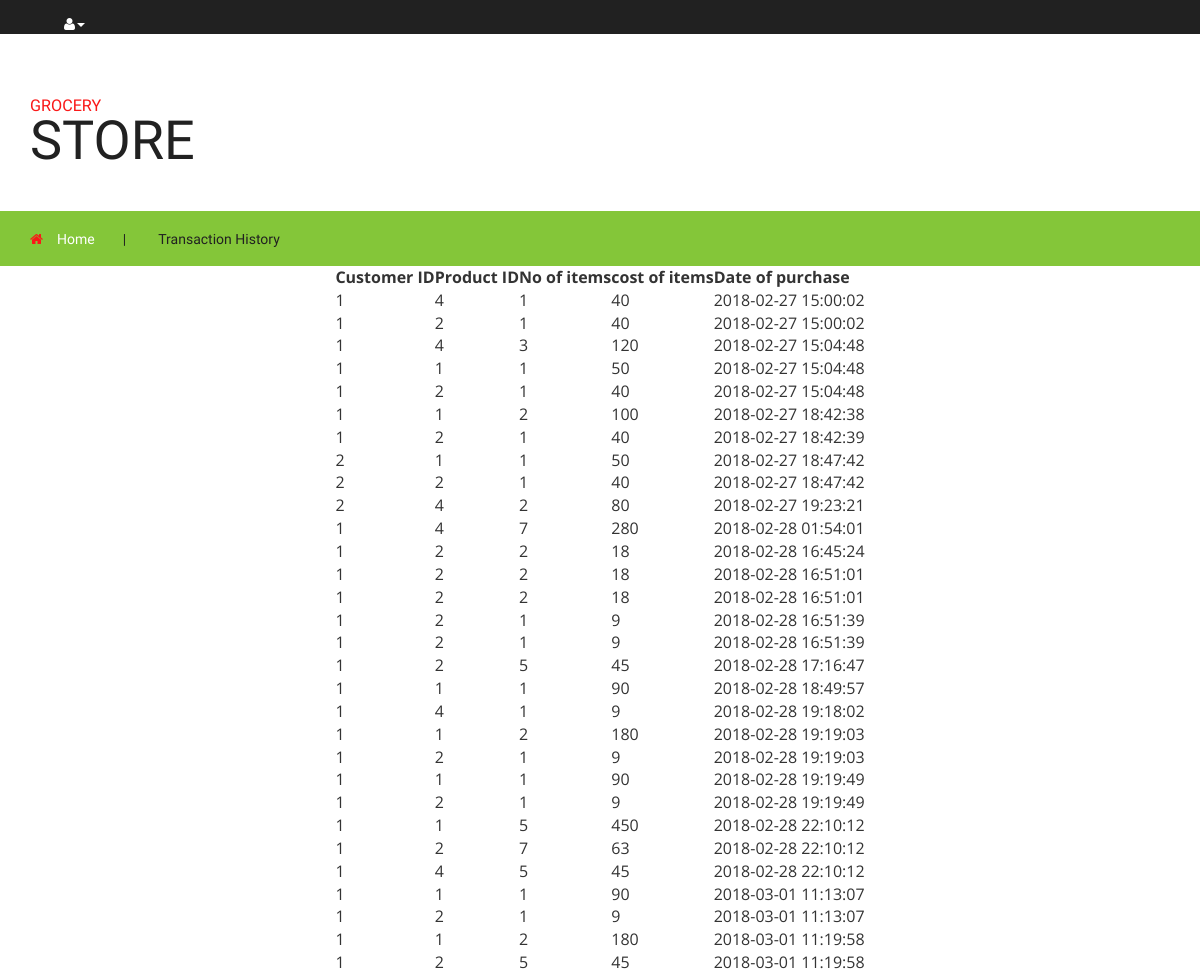
Screenshot of /src/Admin/All_transactions.php with the database file from the repository.
### tables this page shows
CREATE TABLE `purchase` (
  `pcid` int(10) NOT NULL,
  `ppid` int(10) NOT NULL,
  `no_of_items` int(10) NOT NULL,
  `cost_of_items` int(10) NOT NULL,
  `date_time` datetime NOT NULL
);

### src/Admin/All_transactions.php (the view, shortened to what this page needs)
<!DOCTYPE html>
<html>
<head>
<link href="css/bootstrap.css" rel="stylesheet" type="text/css" media="all" />
<link href="css/style.css" rel="stylesheet" type="text/css" media="all" />
<link href="css/font-awesome.css" rel="stylesheet" type="text/css" media="all" />
</head>
<body>
   <div class="agileits_header">
      <div class="w3l_header_right">
         <ul>
            <li class="dropdown profile_details_drop">
               <a href="#" class="dropdown-toggle" data-toggle="dropdown"><i class="fa fa-user" aria-hidden="true"></i><span class="caret"></span></a>
            </li>
         </ul>
      </div>
      <div class="clearfix"> </div>
   </div>
   <div class="logo_products">
      <div class="container">
         <div class="w3ls_logo_products_left">
            <h1><a href="index.html"><span>Grocery</span> Store</a></h1>
         </div>
         <div class="clearfix"> </div>
      </div>
   </div>
   <div class="products-breadcrumb">
      <div class="container">
         <ul>
            <li><i class="fa fa-home" aria-hidden="true"></i><a href="manager_logged.php">Home</a><span>|</span></li>
            <li>Transaction History</li>
         </ul>
      </div>
   </div>
   <?php
   $db="grocery";
   $connect = mysqli_connect('localhost','root','',$db);
   $query = mysqli_query($connect,"SELECT * FROM purchase where cost_of_items>0");
      echo "<center>";
      ?><table cellpadding="45" cellspacing="45">
         <?php
      echo "<tr>";
      echo "<th>"; echo "Customer ID"; echo "</th>";
      echo "<th>"; echo "Product ID"; echo "</th>";
      echo "<th>"; echo "No of items"; echo "</th>";
      echo "<th>"; echo "cost of items"; echo "</th>";
      echo "<th>"; echo "Date of purchase"; echo "</th>";
      echo "</tr>";
 while ($row = mysqli_fetch_array ($query)) {
      echo "<tr>";
      echo "<td>"; echo $row["pcid"]; echo "</td>";
      echo "<td>"; echo $row["ppid"]; echo "</td>";
      echo "<td>"; echo $row["no_of_items"]; echo "</td>";
      echo "<td>"; echo $row["cost_of_items"]; echo "</td>";
      echo "<td>"; echo $row["date_time"]; echo "</td>";
      echo "</tr>";
  }
  echo "</table>";
  echo "</center>";
?>
</body>
</html>

### rows the page displays
purchase: pcid "1", ppid "4", no_of_items "1", cost_of_items "40", date_time "2018-02-27 15:00:02"
purchase: pcid "1", ppid "2", no_of_items "1", cost_of_items "40", date_time "2018-02-27 15:00:02"
purchase: pcid "1", ppid "4", no_of_items "3", cost_of_items "120", date_time "2018-02-27 15:04:48"
purchase: pcid "1", ppid "1", no_of_items "1", cost_of_items "50", date_time "2018-02-27 15:04:48"
purchase: pcid "1", ppid "2", no_of_items "1", cost_of_items "40", date_time "2018-02-27 15:04:48"
purchase: pcid "1", ppid "1", no_of_items "2", cost_of_items "100", date_time "2018-02-27 18:42:38"
purchase: pcid "1", ppid "2", no_of_items "1", cost_of_items "40", date_time "2018-02-27 18:42:39"
purchase: pcid "2", ppid "1", no_of_items "1", cost_of_items "50", date_time "2018-02-27 18:47:42"
purchase: pcid "2", ppid "2", no_of_items "1", cost_of_items "40", date_time "2018-02-27 18:47:42"
purchase: pcid "2", ppid "4", no_of_items "2", cost_of_items "80", date_time "2018-02-27 19:23:21"
purchase: pcid "1", ppid "4", no_of_items "7", cost_of_items "280", date_time "2018-02-28 01:54:01"
purchase: pcid "1", ppid "2", no_of_items "2", cost_of_items "18", date_time "2018-02-28 16:45:24"
purchase: pcid "1", ppid "2", no_of_items "2", cost_of_items "18", date_time "2018-02-28 16:51:01"
purchase: pcid "1", ppid "2", no_of_items "2", cost_of_items "18", date_time "2018-02-28 16:51:01"
purchase: pcid "1", ppid "2", no_of_items "1", cost_of_items "9", date_time "2018-02-28 16:51:39"
purchase: pcid "1", ppid "2", no_of_items "1", cost_of_items "9", date_time "2018-02-28 16:51:39"
purchase: pcid "1", ppid "2", no_of_items "5", cost_of_items "45", date_time "2018-02-28 17:16:47"
purchase: pcid "1", ppid "1", no_of_items "1", cost_of_items "90", date_time "2018-02-28 18:49:57"
purchase: pcid "1", ppid "4", no_of_items "1", cost_of_items "9", date_time "2018-02-28 19:18:02"
purchase: pcid "1", ppid "1", no_of_items "2", cost_of_items "180", date_time "2018-02-28 19:19:03"
purchase: pcid "1", ppid "2", no_of_items "1", cost_of_items "9", date_time "2018-02-28 19:19:03"
purchase: pcid "1", ppid "1", no_of_items "1", cost_of_items "90", date_time "2018-02-28 19:19:49"
purchase: pcid "1", ppid "2", no_of_items "1", cost_of_items "9", date_time "2018-02-28 19:19:49"
purchase: pcid "1", ppid "1", no_of_items "5", cost_of_items "450", date_time "2018-02-28 22:10:12"
purchase: pcid "1", ppid "2", no_of_items "7", cost_of_items "63", date_time "2018-02-28 22:10:12"
purchase: pcid "1", ppid "4", no_of_items "5", cost_of_items "45", date_time "2018-02-28 22:10:12"
purchase: pcid "1", ppid "1", no_of_items "1", cost_of_items "90", date_time "2018-03-01 11:13:07"
purchase: pcid "1", ppid "2", no_of_items "1", cost_of_items "9", date_time "2018-03-01 11:13:07"
purchase: pcid "1", ppid "1", no_of_items "2", cost_of_items "180", date_time "2018-03-01 11:19:58"
purchase: pcid "1", ppid "2", no_of_items "5", cost_of_items "45", date_time "2018-03-01 11:19:58"
